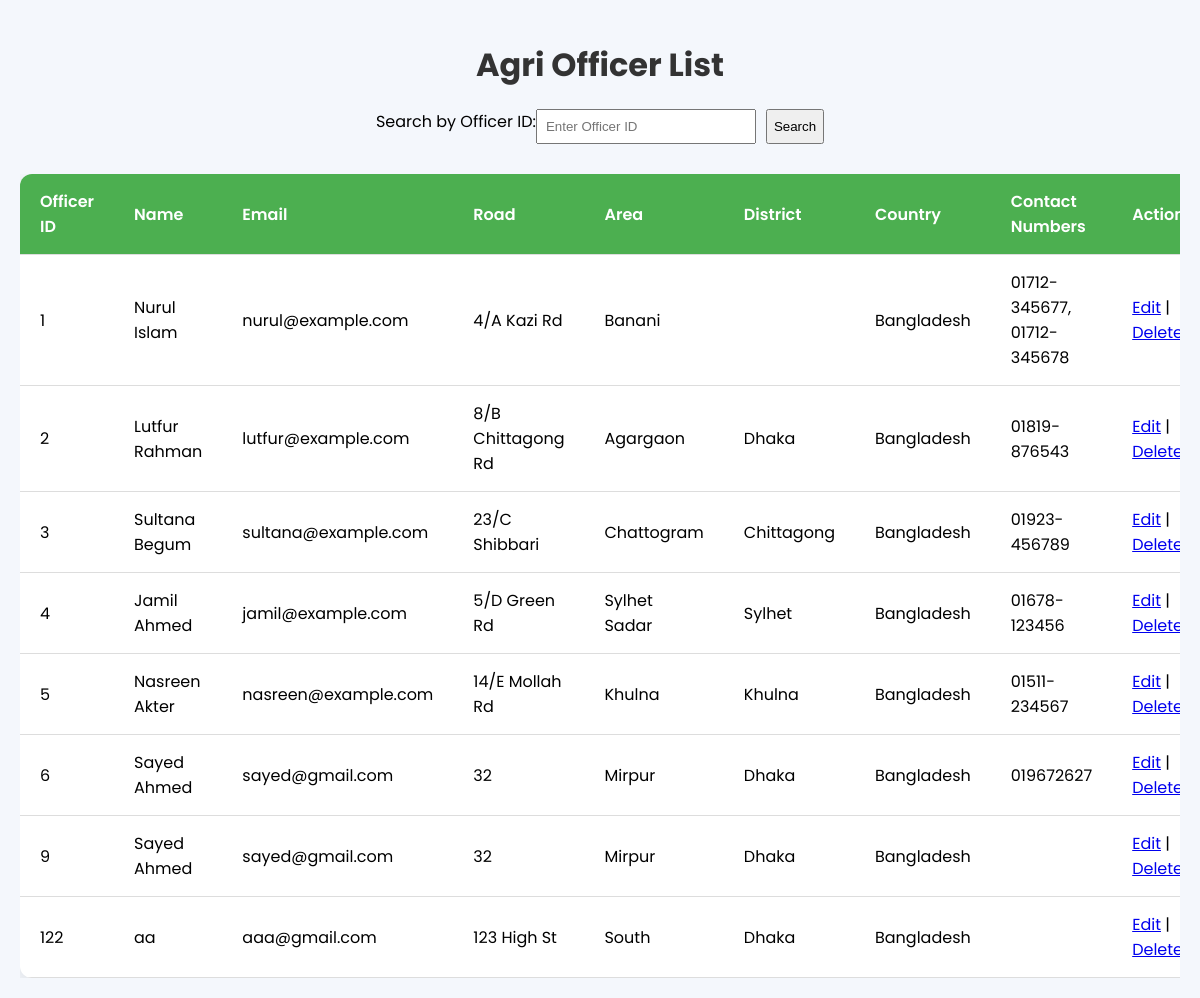
The app's page /agriOficers_List.php with its own data.
### tables this page shows
CREATE TABLE `agri_officer` (
  `officer_id` int(11) NOT NULL,
  `name` varchar(255) NOT NULL,
  `email` varchar(255) DEFAULT NULL,
  `road` varchar(255) DEFAULT NULL,
  `area` varchar(255) DEFAULT NULL,
  `District` varchar(255) DEFAULT NULL,
  `country` varchar(255) DEFAULT NULL
);

### agriOficers_List.php (the view, shortened to what this page needs)
<?php
$conn = mysqli_connect('localhost', 'root', '', 'agriculture');
if (isset($_GET['search_id']) && $_GET['search_id'] !== '') {
    $search_id = mysqli_real_escape_string($conn, $_GET['search_id']);
    $query = "SELECT ao.officer_id, ao.name, ao.email, ao.road, ao.area, ao.district, ao.country,
                     GROUP_CONCAT(aoc.contact SEPARATOR ', ') AS contacts
              FROM agri_officer ao
              LEFT JOIN agri_officer_contact aoc ON ao.officer_id = aoc.officer_id
              WHERE ao.officer_id = '$search_id'
              GROUP BY ao.officer_id";
} else {
    $query = "SELECT ao.officer_id, ao.name, ao.email, ao.road, ao.area, ao.district, ao.country,
                     GROUP_CONCAT(aoc.contact SEPARATOR ', ') AS contacts
              FROM agri_officer ao
              LEFT JOIN agri_officer_contact aoc ON ao.officer_id = aoc.officer_id
              GROUP BY ao.officer_id";
}
$result = mysqli_query($conn, $query);
?>
<!DOCTYPE html>
<html lang="en">
<head>
</head>
<body>
  <h1>Agri Officer List</h1>
  <form method="GET" action="" class="search-form">
    <label for="search_id">Search by Officer ID:</label>
    <input type="text" id="search_id" name="search_id" placeholder="Enter Officer ID" required>
    <button type="submit" class="btn">Search</button>
  </form>
  <div class="table-container">
    <table>
      <thead>
        <tr>
          <th>Officer ID</th>
          <th>Name</th>
          <th>Email</th>
          <th>Road</th>
          <th>Area</th>
          <th>District</th>
          <th>Country</th>
          <th>Contact Numbers</th>
          <th>Actions</th>
        </tr>
      </thead>
      <tbody>
        <?php
        if (mysqli_num_rows($result) > 0) {
            while($row = mysqli_fetch_assoc($result)) {
                echo "<tr>";
                echo "<td>" . htmlspecialchars($row['officer_id']) . "</td>";
                echo "<td>" . htmlspecialchars($row['name']) . "</td>";
                echo "<td>" . htmlspecialchars($row['email']) . "</td>";
                echo "<td>" . htmlspecialchars($row['road']) . "</td>";
                echo "<td>" . htmlspecialchars($row['area']) . "</td>";
                echo "<td>" . htmlspecialchars($row['district']) . "</td>";
                echo "<td>" . htmlspecialchars($row['country']) . "</td>";
                echo "<td>" . htmlspecialchars($row['contacts']) . "</td>";
                echo "<td>
                        <a href='edit_officer.php?edit_id=" . $row['officer_id'] . "'>Edit</a> |
                        <a href='?delete_id=" . $row['officer_id'] . "' onclick='return confirm(\"Are you sure you want to delete?\")'>Delete</a>
                      </td>";
                echo "</tr>";
            }
        } else {
            echo "<tr><td colspan='9' class='no-result'>No Officers Found</td></tr>";
        }
        ?>
      </tbody>
    </table>
  </div>
</body>
</html>

### agriOficers_List.php (style rules this page uses)
body { font-family: 'Poppins', sans-serif; margin: 0; background-color: #f4f7fc; padding: 20px; }
h1 { text-align: center; margin-bottom: 20px; color: #333; }
table { width: 100%; border-collapse: collapse; background-color: #fff; box-shadow: 0 6px 20px rgba(0, 0, 0, 0.1); border-radius: 12px; overflow: hidden; }
th, td { padding: 15px 20px; text-align: left; border-bottom: 1px solid #ddd; }
th { background-color: #4CAF50; color: white; font-weight: 600; }
.table-container { margin-top: 30px; overflow-x: auto; }
.search-form { margin-bottom: 20px; display: flex; justify-content: center; }
.search-form input { padding: 8px; margin-right: 10px; width: 200px; }

### records on screen
agri_officer: officer_id "1", name "Nurul Islam", email "nurul@example.com", road "4/A Kazi Rd", area "Banani", country "Bangladesh", contacts "01712-345677, 01712-345678"
agri_officer: officer_id "2", name "Lutfur Rahman", email "lutfur@example.com", road "8/B Chittagong Rd", area "Agargaon", District "Dhaka", country "Bangladesh", contacts "01819-876543"
agri_officer: officer_id "3", name "Sultana Begum", email "sultana@example.com", road "23/C Shibbari", area "Chattogram", District "Chittagong", country "Bangladesh", contacts "01923-456789"
agri_officer: officer_id "4", name "Jamil Ahmed", email "jamil@example.com", road "5/D Green Rd", area "Sylhet Sadar", District "Sylhet", country "Bangladesh", contacts "01678-123456"
agri_officer: officer_id "5", name "Nasreen Akter", email "nasreen@example.com", road "14/E Mollah Rd", area "Khulna", District "Khulna", country "Bangladesh", contacts "01511-234567"
agri_officer: officer_id "6", name "Sayed Ahmed", email "sayed@gmail.com", road "32", area "Mirpur", District "Dhaka", country "Bangladesh", contacts "019672627"
agri_officer: officer_id "9", name "Sayed Ahmed", email "sayed@gmail.com", road "32", area "Mirpur", District "Dhaka", country "Bangladesh"
agri_officer: officer_id "122", name "aa", email "aaa@gmail.com", road "123 High St", area "South", District "Dhaka", country "Bangladesh"
